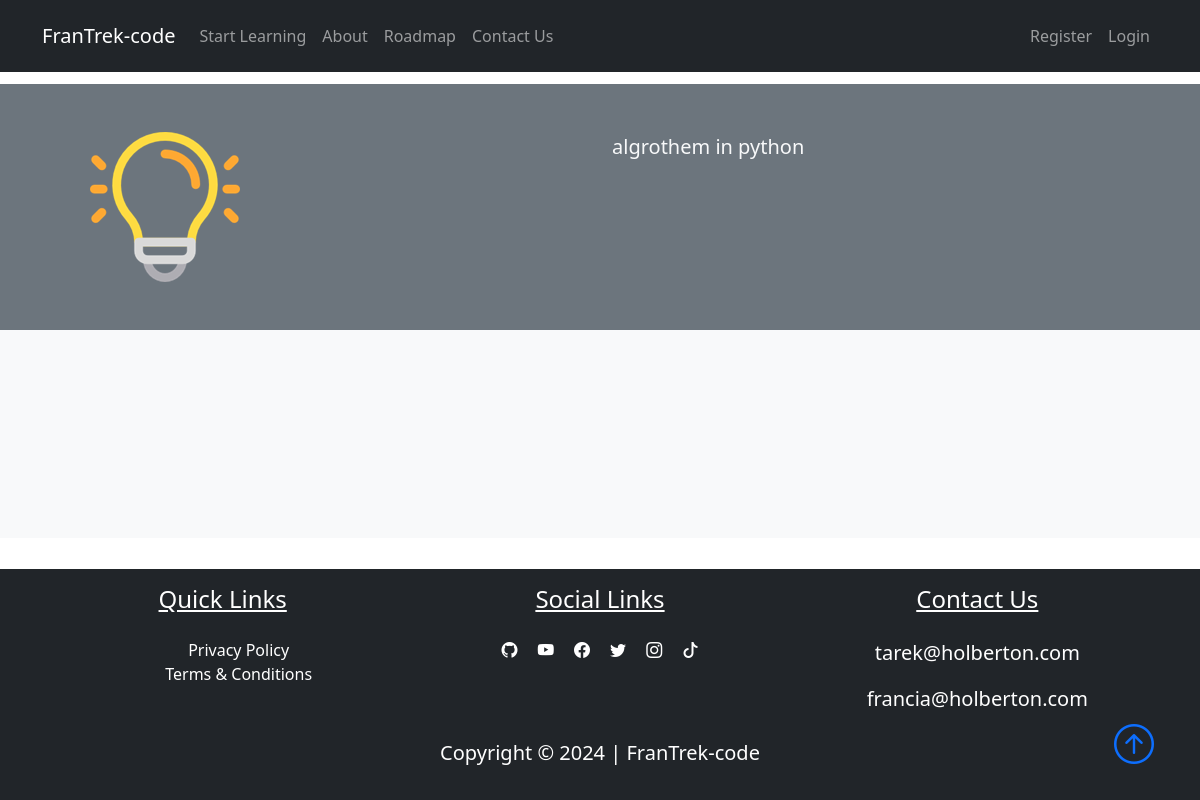
The page /algrothem in python  on the database its author committed.
### FranTrek/models.py (models this page shows, shortened)
class Course(db.Model):
    id = db.Column(db.Integer, primary_key=True)
    title = db.Column(db.String(50), unique=True, nullable=False)
    description = db.Column(db.String(150), nullable=False)
    icon = db.Column(db.String(20), nullable=False, default="default_icon.jpg")
    lessons = db.relationship("Lesson", backref="course_name", lazy=True)

### FranTrek/courses/routes.py (the view)
@courses_bp.route("/<string:course_title>")
def course(course_title):
    course = Course.query.filter_by(title=course_title).first()
    course_id = course.id if course else None
    course = Course.query.get_or_404(course_id)
    page = request.args.get("page", 1, type=int)
    lessons = Lesson.query.filter_by(course_id=course_id).paginate(
        page=page, per_page=6
    )
    return render_template(
        "course.html",
        title=course.title,
        course=course,
        lessons=lessons,
    )

### FranTrek/templates/course.html (shortened to what this page needs)
{% extends "layout.html"%}
{% block content %}
<div class="container-fluid bg-secondary">
    <div class="container">
        <div class="row p-5">
            <div class="col-6">
                <img src="{{url_for('static', filename='course_icons/'+course.icon)}}" alt="">
            </div>
            <div class="col-6">
                <span class="lead text-light">{{course.description}}</span>
            </div>
        </div>
    </div>
</div>
<section class="bg-light">
    <div class="container p-5">
        <div class="row">
            <nav class="mt-5" aria-label="...">
            </nav>
        </div>
    </div>
</section>
{% endblock content%}

### FranTrek/static/main.css (style rules this page uses)
body::before { display: block; content: ''; height: 60px; }

### rows shown on the page
Course: icon (picture), description "algrothem in python"
